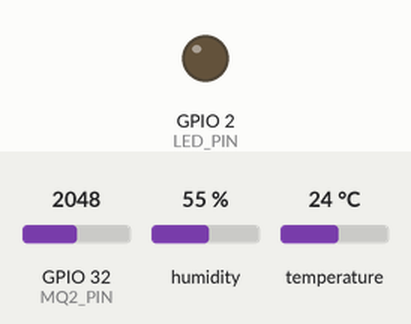
Bench run of a sketch on a simulated ESP32. Parts: output pins drawn as LEDs (lit = HIGH). Inputs (shaded band) come from the test bench; at power-on: temperature 24 °C, GPIO 32 (MQ2_PIN) = 2048, humidity 55 %. WiFi joins after 1.5 s; servers stay silent unless stated; what the sketch prints to the serial monitor is not drawn.

Above: at 3.0 s.
3.1 s: temperature set to 29 °C
7.0 s: temperature set to 32 °C
At 9.3 s:
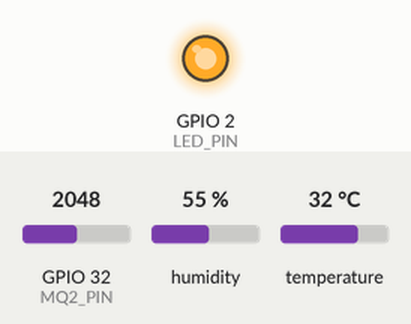
10.3 s: temperature set to 12 °C
At 12.8 s:
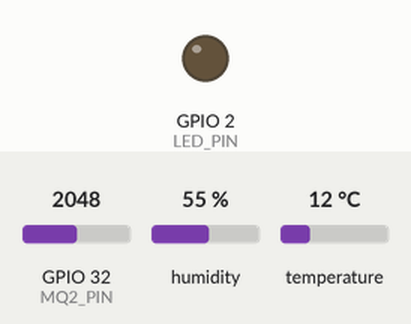
13.3 s: temperature set to 33 °C
At 15.1 s:
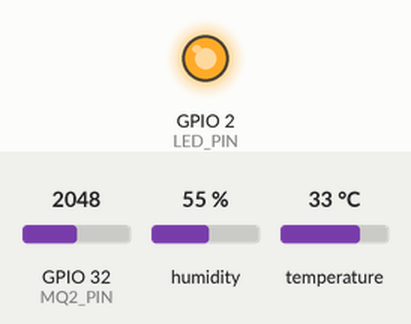
Timing chart, 0 to 16.6 s (numbered marks = the images above; inputs shaded):
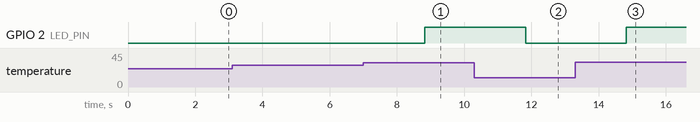

Measured:
- the behaviour switches between 30 and 31 °C on temperature (found by bisection; images 0 and 1)
- after the input at 3.1 s, every drawn part: stays the same
- after the input at 7.0 s, GPIO 2 (LED_PIN): LOW → HIGH after 1.8 s
- after the input at 10.3 s, GPIO 2 (LED_PIN): HIGH → LOW after 1.5 s
- after the input at 13.3 s, GPIO 2 (LED_PIN): LOW → HIGH after 1.5 s

The sketch:

Firewarning_1s_IOT.ino
```cpp
#define BLYNK_TEMPLATE_ID "TMPL6qsfW-Ns6"
#define BLYNK_TEMPLATE_NAME "FireWarning"
#define BLYNK_AUTH_TOKEN "6O4lZLpJ2eNzCJX8D9eLT5ZbuMDcGXvb"
#define BLYNK_PRINT Serial

#include <DHT.h>
#include <WiFi.h>
#include <BlynkSimpleEsp32.h>

char ssid[] = "minmean";
char pass[] = "12345678";
char auth[] = BLYNK_AUTH_TOKEN;

BlynkTimer timer;

// Định nghĩa chân và loại cảm biến
#define DHTPIN 16       // Chân G16 nối với DHT11
#define DHTTYPE DHT11   // Định nghĩa loại cảm biến là DHT11
#define LED_PIN 2       // Chân G2 nối với LED
#define MQ2_PIN 32      // Chân G32 nối với MQ2

// Khởi tạo cảm biến DHT
DHT dht(DHTPIN, DHTTYPE);

void setup() {
  Serial.begin(115200);
  dht.begin();

  pinMode(LED_PIN, OUTPUT);
  pinMode(MQ2_PIN, INPUT);

  // Kết nối với WiFi và Blynk
  Blynk.begin(auth, ssid, pass);

  // Thiết lập bộ đếm thời gian để cập nhật giá trị mỗi giây
  timer.setInterval(1000L, sendSensorData);
}

void sendSensorData() {
  float temperature = dht.readTemperature();
  int mq2Value = analogRead(MQ2_PIN);

  // Kiểm tra lỗi khi đọc cảm biến DHT11
  if (isnan(temperature)) {
    Serial.println("Lỗi đọc dữ liệu từ cảm biến DHT11!");
  } else {
    Serial.print("Nhiệt độ: ");
    Serial.print(temperature);
    Serial.println("°C");

    Blynk.virtualWrite(V0, temperature); // Gửi nhiệt độ lên Blynk (V0)
  }

  // Đọc giá trị nồng độ khói từ MQ2
  Serial.print("Nồng độ khói (MQ2): ");
  Serial.println(mq2Value);

  Blynk.virtualWrite(V1, mq2Value); // Gửi nồng độ khói lên Blynk (V1)

  // Điều khiển LED và cập nhật trạng thái LED trên Blynk (V3)
  if (temperature > 30) {
    digitalWrite(LED_PIN, HIGH);
    Blynk.virtualWrite(V3, 1);  // LED sáng trên Blynk (V3)
  } else {
    digitalWrite(LED_PIN, LOW);
    Blynk.virtualWrite(V3, 0);  // LED tắt trên Blynk (V3)
  }
}

void loop() {
  Blynk.run();
  timer.run(); // Chạy bộ đếm thời gian
}
```
